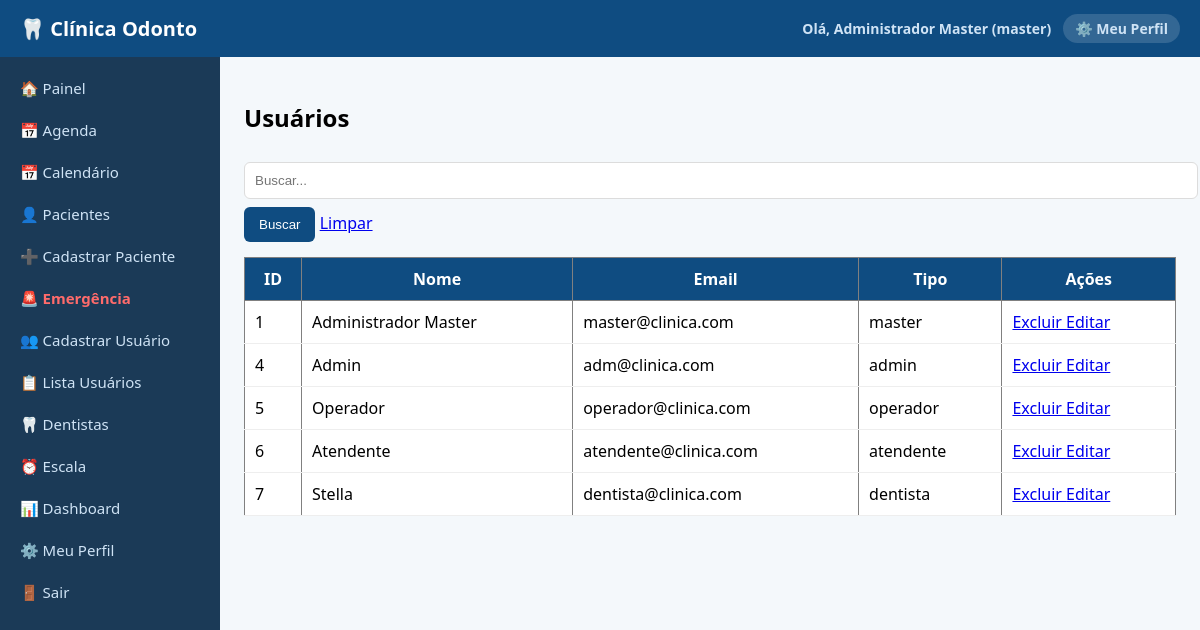
The page /usuarios/lista (signed in) on the database as committed earlier.
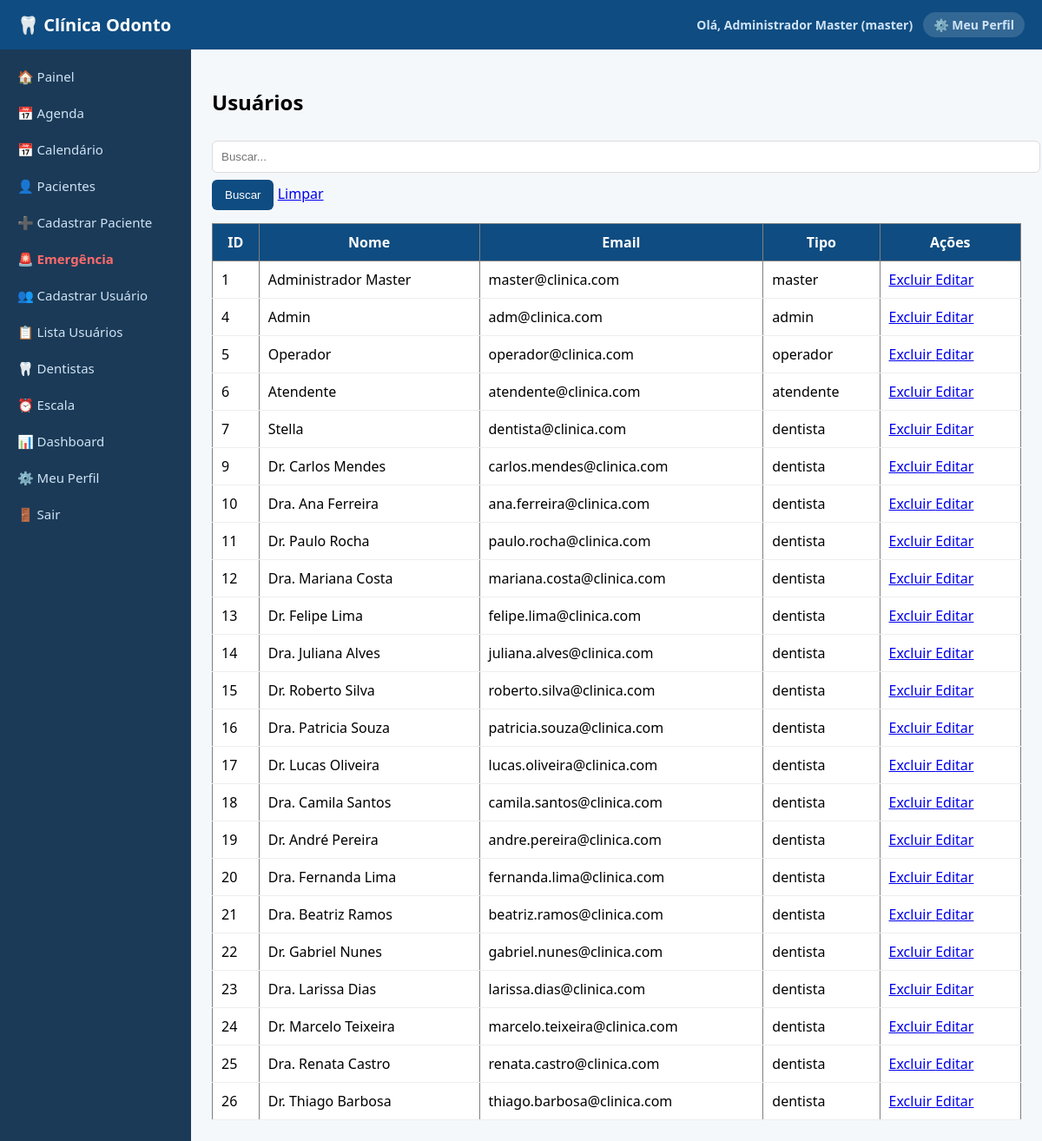
The same page on the database as committed later.
### tables this page shows
CREATE TABLE usuarios (
            id INTEGER PRIMARY KEY AUTOINCREMENT,
            nome TEXT,
            email TEXT UNIQUE,
            senha TEXT,
            tipo TEXT,
            especialidade TEXT,
            cro TEXT
        );

### routes/auth.py (the view)
@auth.route('/usuarios/lista')
@tipo_required(['master', 'admin'])
def lista_usuarios():
    conn = get_db_connection()
    cur = conn.cursor()
    cur.execute("SELECT * FROM usuarios WHERE tipo != 'cliente'")
    rows = cur.fetchall()
    usuarios = rows_as_dicts(rows, cur) if is_postgres() else rows
    conn.close()
    return render_template('lista_usuarios.html', usuarios=usuarios, busca='')

### db.py (called while the page is built)
def get_db_connection():
    if DATABASE_URL:
        import psycopg2
        import psycopg2.extras
        conn = psycopg2.connect(DATABASE_URL)
        conn.autocommit = False
        return conn
    else:
        conn = sqlite3.connect('database.db')
        conn.row_factory = sqlite3.Row
        return conn

def is_postgres():
    return bool(DATABASE_URL)

### routes/utils.py (called while the page is built)
def tipo_required(tipos_permitidos):
    def decorator(func):
        @wraps(func)
        def wrapper(*args, **kwargs):
            if 'usuario_tipo' not in session:
                return redirect('/login')
            if session['usuario_tipo'] not in tipos_permitidos:
                return "<h1>Acesso negado</h1>"
            return func(*args, **kwargs)
        return wrapper
    return decorator

### templates/lista_usuarios.html
{% extends "base.html" %}
{% block content %}
<h2>Usuários</h2>
<form method="GET">
    <input name="busca" placeholder="Buscar..." value="{{ busca }}">
    <button type="submit">Buscar</button>
    <a href="/usuarios/lista">Limpar</a>
</form>
<table border="1">
    <tr>
        <th>ID</th>
        <th>Nome</th>
        <th>Email</th>
        <th>Tipo</th>
        <th>Ações</th>
    </tr>
    {% for u in usuarios %}
    <tr>
        <td>{{ u.id }}</td>
        <td>{{ u.nome }}</td>
        <td>{{ u.email }}</td>
        <td>{{ u.tipo }}</td>
        <td>
            <a href="/usuarios/excluir/{{ u.id }}"
               onclick="return confirm('Tem certeza?')">
               Excluir
            </a>
            <a href="/usuarios/editar/{{ u.id }}">Editar</a>
        </td>
    </tr>
    {% endfor %}
</table>
{% endblock %}

### templates/base.html (shortened to what this page needs)
<!DOCTYPE html>
<html>
<head>
    <link rel="stylesheet" href="{{ url_for('static', filename='style.css') }}">
</head>
<body>
<nav>
    <div style="display:flex; align-items:center; gap:10px;">
        <span class="nav-logo">🦷 Clínica Odonto</span>
    </div>
    <div class="nav-usuario">
        {% if session.usuario_nome %}
            <span>Olá, <strong>{{ session.usuario_nome }}</strong> ({{ session.usuario_tipo }})</span>
            <a href="/perfil">⚙️ Meu Perfil</a>
        {% endif %}
    </div>
</nav>
<div class="layout">
    <div class="sidebar" id="sidebar">
        {% if session.usuario_tipo == 'cliente' %}
            <a href="/minha_area">🏠 Painel</a>
            <a href="/minha_area">📅 Minha Agenda</a>
        {% else %}
            <a href="/">🏠 Painel</a>
        {% endif %}
        {% if session.usuario_tipo in ['master','admin','operador','atendente','dentista'] %}
            <a href="/consultas">📅 Agenda</a>
            <a href="/agenda_calendario">📅 Calendário</a>
            <a href="/pacientes/lista">👤 Pacientes</a>
        {% endif %}
        {% if session.usuario_tipo in ['master','admin','operador','atendente'] %}
            <a href="/cadastro">➕ Cadastrar Paciente</a>
        {% endif %}
        {% if session.usuario_tipo in ['master','admin','operador','atendente','dentista'] %}
            <a href="/emergencia" style="color:#ff6b6b; font-weight:bold;">🚨 Emergência</a>
        {% endif %}
        {% if session.usuario_tipo in ['master','admin'] %}
            <a href="/usuarios">👥 Cadastrar Usuário</a>
            <a href="/usuarios/lista">📋 Lista Usuários</a>
            <a href="/dentistas">🦷 Dentistas</a>
        {% endif %}
        {% if session.usuario_tipo in ['master','admin','operador','atendente','dentista'] %}
            <a href="/escala">⏰ Escala</a>
            <a href="/dashboard">📊 Dashboard</a>
        {% endif %}
        <a href="/perfil">⚙️ Meu Perfil</a>
        <a href="/logout">🚪 Sair</a>
    </div>
    <div class="content" id="conteudo">
        {% block content %}{% endblock %}
    </div>
</div>
</body>
</html>

### static/style.css (style rules this page uses)
body { margin: 0; font-family: 'Segoe UI', Arial; background: #f4f8fb; }
nav { background: #0f4c81; color: white; padding: 15px 20px; font-size: 20px; font-weight: bold; }
.layout { display: flex; }
.sidebar { width: 220px; background: #1b3a57; min-height: 100vh; padding-top: 20px; }
.sidebar a { display: block; color: #cfe3f5; padding: 12px 20px; text-decoration: none; transition: 0.2s; }
.content { flex: 1; padding: 30px; }
input, select, textarea { width: 100%; padding: 10px; margin: 8px 0; border: 1px solid #dcdcdc; border-radius: 6px; }
button { background: #0f4c81; color: white; border: none; padding: 10px 15px; border-radius: 6px; cursor: pointer; }
table { width: 100%; border-collapse: collapse; margin-top: 15px; background: white; }
th { background: #0f4c81; color: white; padding: 10px; }
td { padding: 10px; border-bottom: 1px solid #eee; }

### templates/base.html (style rules this page uses)
nav { display: flex; align-items: center; justify-content: space-between; background: #0f4c81; color: white; padding: 14px 20px; position: sticky; top: 0; z-index: 100; }
.nav-logo { font-size: 20px; font-weight: bold; }
.nav-usuario { display: flex; align-items: center; gap: 12px; font-size: 14px; }
.nav-usuario a { color: #cfe3f5; text-decoration: none; background: rgba(255,255,255,0.15); padding: 5px 12px; border-radius: 20px; transition: 0.2s; }
.nav-usuario span { color: #cfe3f5; }
.layout { display: flex; min-height: calc(100vh - 53px); }
.sidebar { width: 220px; min-width: 220px; background: #1b3a57; padding-top: 10px; transition: transform 0.3s; }
.sidebar a { display: block; color: #cfe3f5; padding: 11px 20px; text-decoration: none; transition: 0.2s; font-size: 15px; }
.content { flex: 1; padding: 24px; overflow-x: auto; }

Rows that differ between the two databases and show on the page:
added usuarios: id "9", nome "Dr. Carlos Mendes", email "carlos.mendes@clinica.com", tipo "dentista"
added usuarios: id "10", nome "Dra. Ana Ferreira", email "ana.ferreira@clinica.com", tipo "dentista"
added usuarios: id "11", nome "Dr. Paulo Rocha", email "paulo.rocha@clinica.com", tipo "dentista"
added usuarios: id "12", nome "Dra. Mariana Costa", email "mariana.costa@clinica.com", tipo "dentista"
added usuarios: id "13", nome "Dr. Felipe Lima", email "felipe.lima@clinica.com", tipo "dentista"
added usuarios: id "14", nome "Dra. Juliana Alves", email "juliana.alves@clinica.com", tipo "dentista"
added usuarios: id "15", nome "Dr. Roberto Silva", email "roberto.silva@clinica.com", tipo "dentista"
added usuarios: id "16", nome "Dra. Patricia Souza", email "patricia.souza@clinica.com", tipo "dentista"
added usuarios: id "17", nome "Dr. Lucas Oliveira", email "lucas.oliveira@clinica.com", tipo "dentista"
added usuarios: id "18", nome "Dra. Camila Santos", email "camila.santos@clinica.com", tipo "dentista"
added usuarios: id "19", nome "Dr. André Pereira", email "andre.pereira@clinica.com", tipo "dentista"
added usuarios: id "20", nome "Dra. Fernanda Lima", email "fernanda.lima@clinica.com", tipo "dentista"
added usuarios: id "21", nome "Dra. Beatriz Ramos", email "beatriz.ramos@clinica.com", tipo "dentista"
added usuarios: id "22", nome "Dr. Gabriel Nunes", email "gabriel.nunes@clinica.com", tipo "dentista"
added usuarios: id "23", nome "Dra. Larissa Dias", email "larissa.dias@clinica.com", tipo "dentista"
added usuarios: id "24", nome "Dr. Marcelo Teixeira", email "marcelo.teixeira@clinica.com", tipo "dentista"
added usuarios: id "25", nome "Dra. Renata Castro", email "renata.castro@clinica.com", tipo "dentista"
added usuarios: id "26", nome "Dr. Thiago Barbosa", email "thiago.barbosa@clinica.com", tipo "dentista"
